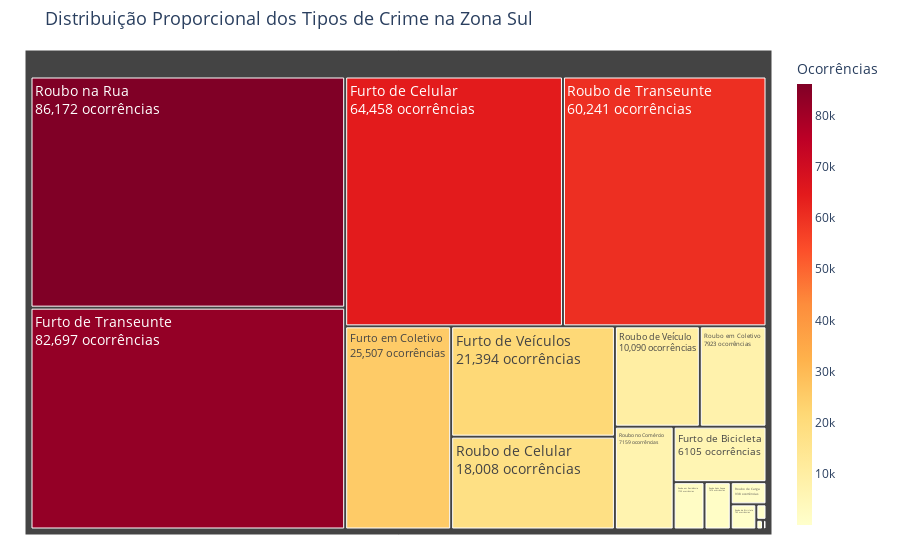

Write notebook code for a chart like this one.
### Code cell
import pandas as pd
import plotly.express as px

# Preparando os dados
crimes = [
    "roubo_transeunte", "roubo_celular", "roubo_em_coletivo", "roubo_rua",
    "roubo_veiculo", "roubo_carga", "roubo_comercio", "roubo_residencia",
    "roubo_banco", "roubo_cx_eletronico", "roubo_conducao_saque",
    "roubo_apos_saque", "roubo_bicicleta",
    "furto_veiculos", "furto_transeunte", "furto_coletivo", "furto_celular",
    "furto_bicicleta"
]

# Agrupando os dados por tipo de crime
df_crimes = df_zona_sul.melt(
    id_vars=["mes", "ano", "mes_ano", "município", "regiao", "bairro", "cisp"], 
    value_vars=crimes, 
    var_name="tipo_crime", 
    value_name="quantidade"
).groupby("tipo_crime")["quantidade"].sum().reset_index()

# Renomeando os crimes para rótulos mais amigáveis
nome_amigavel = {
    "roubo_transeunte": "Roubo de Transeunte",
    "roubo_celular": "Roubo de Celular",
    "roubo_em_coletivo": "Roubo em Coletivo",
    "roubo_rua": "Roubo na Rua",
    "roubo_veiculo": "Roubo de Veículo",
    "roubo_carga": "Roubo de Carga",
    "roubo_comercio": "Roubo no Comércio",
    "roubo_residencia": "Roubo em Residência",
    "roubo_banco": "Roubo em Banco",
    "roubo_cx_eletronico": "Roubo no Caixa Eletrônico",
    "roubo_conducao_saque": "Roubo em Condução Após Saque",
    "roubo_apos_saque": "Roubo Após Saque",
    "roubo_bicicleta": "Roubo de Bicicleta",
    "furto_veiculos": "Furto de Veículos",
    "furto_transeunte": "Furto de Transeunte",
    "furto_coletivo": "Furto em Coletivo",
    "furto_celular": "Furto de Celular",
    "furto_bicicleta": "Furto de Bicicleta",
}
df_crimes["tipo_crime"] = df_crimes["tipo_crime"].map(nome_amigavel)

# Criando o gráfico de Tree Map com melhorias
fig = px.treemap(
    df_crimes,
    path=["tipo_crime"],
    values="quantidade",
    color="quantidade",
    color_continuous_scale=px.colors.sequential.YlOrRd,  # Ajustando a escala correta
    title="Distribuição Proporcional dos Tipos de Crime na Zona Sul"
)

# Ajustes na aparência do gráfico
fig.update_traces(
    textinfo="label+value",  # Mostra os valores dentro dos blocos
    textfont_size=14,        # Aumenta o tamanho da fonte
    texttemplate="%{label}<br>%{value} ocorrências"
)
fig.update_layout(
    margin=dict(t=50, l=25, r=25, b=25),
    title_font_size=18,
    coloraxis_colorbar=dict(
        title="Ocorrências",
        thickness=15
    )
)

# Exibindo o gráfico
fig.show()

### Figure 1 — Plotly figure (JSON) as saved in the notebook; plotly's stock layout.template omitted (floating-point values rounded to 4 significant figures)
{"data": [{"branchvalues": "total", "customdata": [[6105], [64458], [82697], [21394], [25507], [1474], [762], [938], [18008], [60241], [10090], [40], [7923], [186], [1729], [86172], [77], [7159]], "domain": {"x": [0, 1], "y": [0, 1]}, "hovertemplate": "labels=%{label}<br>quantidade_sum=%{value}<br>parent=%{parent}<br>id=%{id}<br>quantidade=%{color}<extra></extra>", "ids": ["Furto de Bicicleta", "Furto de Celular", "Furto de Transeunte", "Furto de Veículos", "Furto em Coletivo", "Roubo Após Saque", "Roubo de Bicicleta", "Roubo de Carga", "Roubo de Celular", "Roubo de Transeunte", "Roubo de Veículo", "Roubo em Banco", "Roubo em Coletivo", "Roubo em Condução Após Saque", "Roubo em Residência", "Roubo na Rua", "Roubo no Caixa Eletrônico", "Roubo no Comércio"], "labels": ["Furto de Bicicleta", "Furto de Celular", "Furto de Transeunte", "Furto de Veículos", "Furto em Coletivo", "Roubo Após Saque", "Roubo de Bicicleta", "Roubo de Carga", "Roubo de Celular", "Roubo de Transeunte", "Roubo de Veículo", "Roubo em Banco", "Roubo em Coletivo", "Roubo em Condução Após Saque", "Roubo em Residência", "Roubo na Rua", "Roubo no Caixa Eletrônico", "Roubo no Comércio"], "marker": {"coloraxis": "coloraxis", "colors": [6105, 64458, 82697, 21394, 25507, 1474, 762, 938, 18008, 60241, 10090, 40, 7923, 186, 1729, 86172, 77, 7159]}, "name": "", "parents": ["", "", "", "", "", "", "", "", "", "", "", "", "", "", "", "", "", ""], "textfont": {"size": 14}, "textinfo": "label+value", "texttemplate": "%{label}<br>%{value} ocorrências", "type": "treemap", "values": [6105, 64458, 82697, 21394, 25507, 1474, 762, 938, 18008, 60241, 10090, 40, 7923, 186, 1729, 86172, 77, 7159]}], "layout": {"coloraxis": {"colorbar": {"thickness": 15, "title": {"text": "Ocorrências"}}, "colorscale": [[0, "rgb(255,255,204)"], [0.125, "rgb(255,237,160)"], [0.25, "rgb(254,217,118)"], [0.375, "rgb(254,178,76)"], [0.5, "rgb(253,141,60)"], [0.625, "rgb(252,78,42)"], [0.75, "rgb(227,26,28)"], [0.875, "rgb(189,0,38)"], [1, "rgb(128,0,38)"]]}, "legend": {"tracegroupgap": 0}, "margin": {"b": 25, "l": 25, "r": 25, "t": 50}, "title": {"font": {"size": 18}, "text": "Distribuição Proporcional dos Tipos de Crime na Zona Sul"}}}
